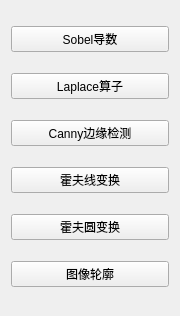
      <widget class="QWidget" name="page_4">
       <property name="geometry">
        <rect>
         <x>0</x>
         <y>0</y>
         <width>180</width>
         <height>316</height>
        </rect>
       </property>
       <attribute name="label">
        <string>边缘检测</string>
       </attribute>
       <layout class="QVBoxLayout" name="verticalLayout_8">
        <item>
         <widget class="QPushButton" name="btnScale_2">
          <property name="text">
           <string>Sobel导数</string>
          </property>
         </widget>
        </item>
        <item>
         <widget class="QPushButton" name="btnScale_3">
          <property name="text">
           <string>Laplace算子</string>
          </property>
         </widget>
        </item>
        <item>
         <widget class="QPushButton" name="btnScale_4">
          <property name="text">
           <string>Canny边缘检测</string>
          </property>
         </widget>
        </item>
        <item>
         <widget class="QPushButton" name="btnScale_5">
          <property name="text">
           <string>霍夫线变换</string>
          </property>
         </widget>
        </item>
        <item>
         <widget class="QPushButton" name="btnScale_7">
          <property name="text">
           <string>霍夫圆变换</string>
          </property>
         </widget>
        </item>
        <item>
         <widget class="QPushButton" name="btnScale_8">
          <property name="text">
           <string>图像轮廓</string>
          </property>
         </widget>
        </item>
       </layout>
      </widget>
